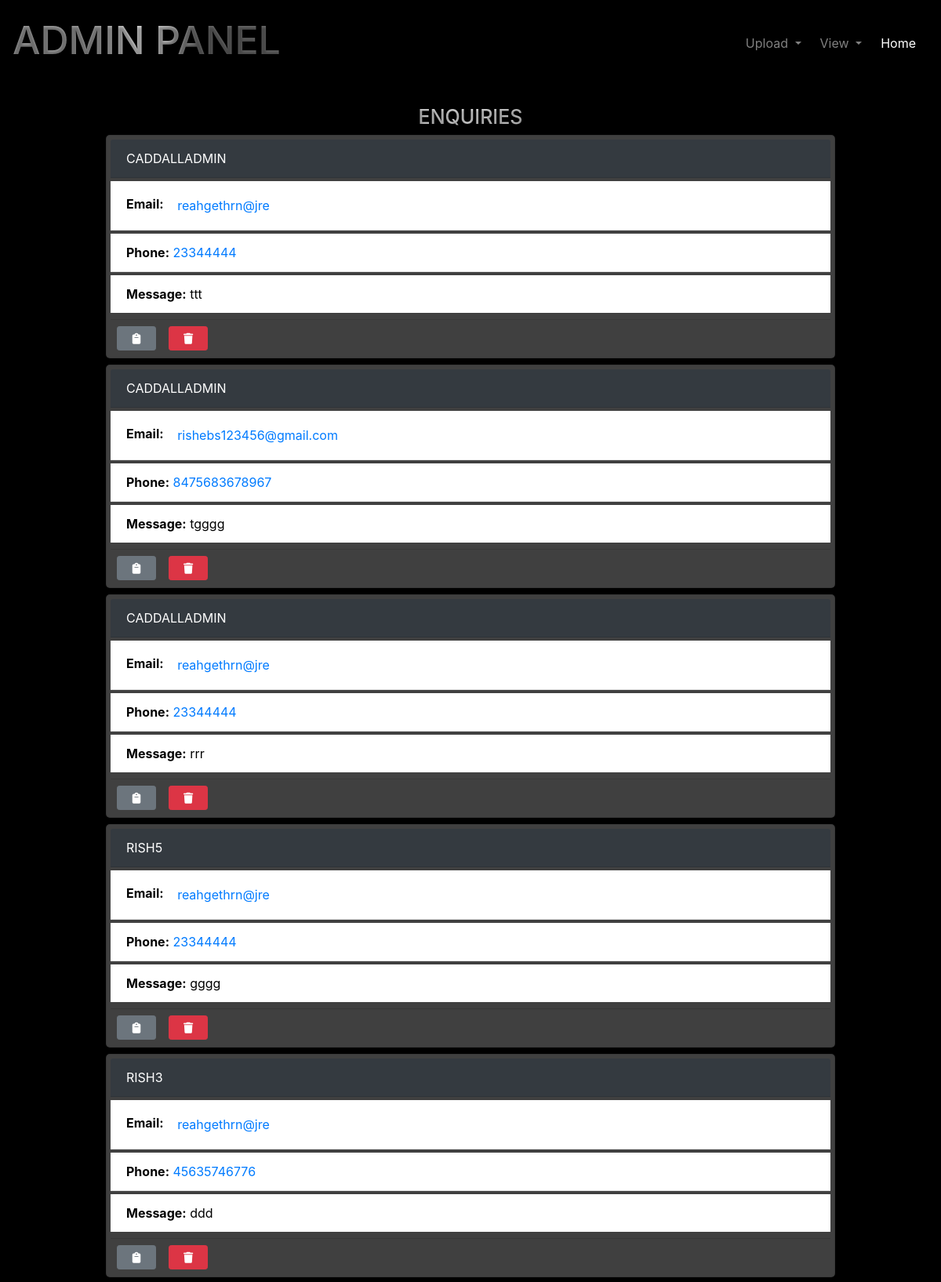
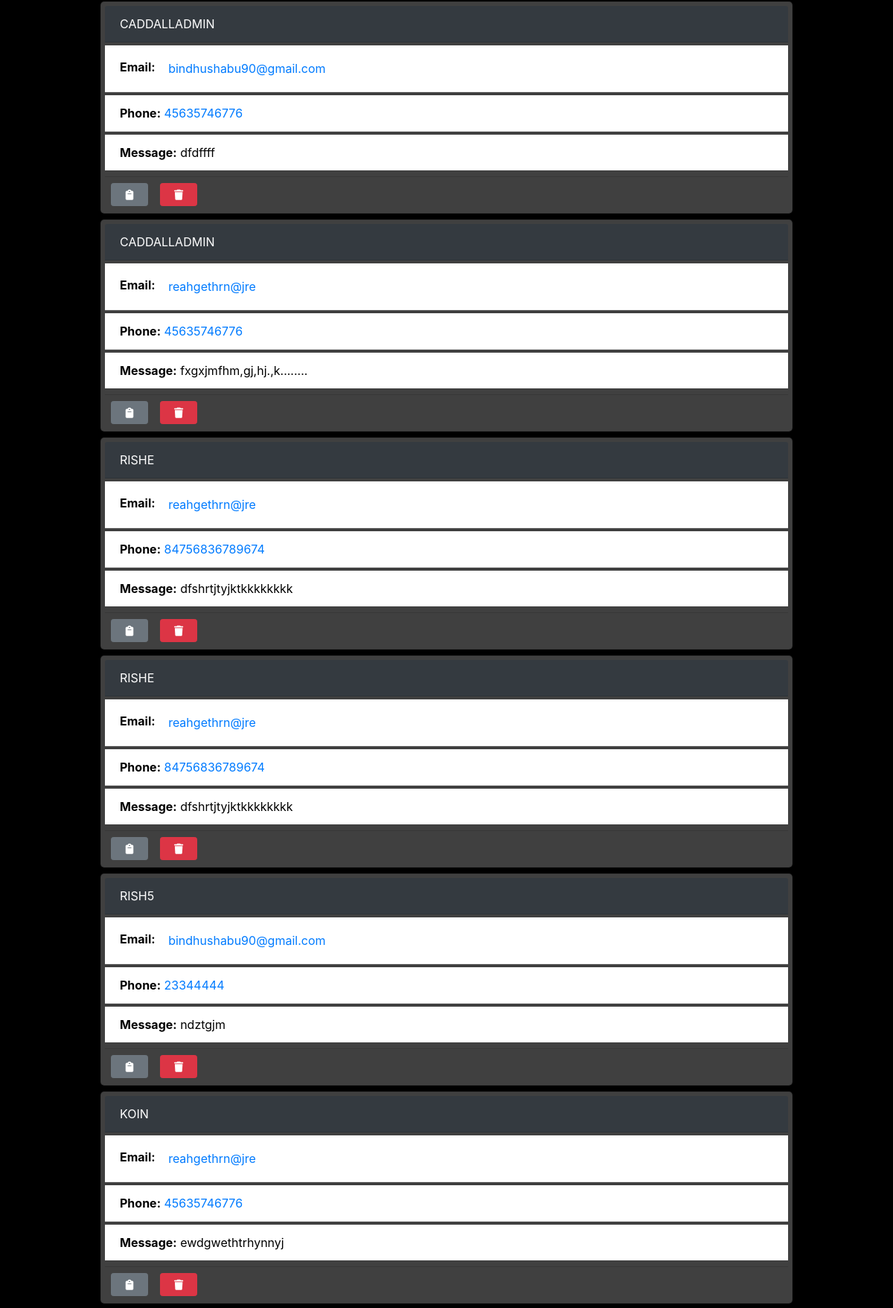
Screenshot of //dashboard (upper part) with the database file from the repository (2 pictures, top to bottom).
### credential/models.py (models this page shows, shortened)
class Cad(models.Model):
    name=models.CharField(max_length=250)
    email=models.CharField(max_length=250)
    phone=models.IntegerField(max_length=15)
    message=models.TextField(max_length=500,null=True,blank=True)
    created_at = models.DateTimeField(auto_now_add=True)

### credential/views.py (the view)
# urls.py: path('/dashboard',views.dashboard,name='dashboard'),
def dashboard(request):
    enquire = Cad.objects.all().order_by('-created_at')
    context = {
        'enquiry_list': enquire
    }
    return render(request,"dashboard.html",context)

### templates/dashboard.html (shortened to what this page needs)
{% load static %}
<!DOCTYPE html>
<html lang="en">
<head>
    <link rel="stylesheet" href="https://cdnjs.cloudflare.com/ajax/libs/font-awesome/6.5.2/css/all.min.css" />
    <link rel="stylesheet" href="https://cdnjs.cloudflare.com/ajax/libs/font-awesome/5.15.4/css/all.min.css">
    <link rel="stylesheet" href="node_modules/@fortawesome/fontawesome-free/css/all.min.css">
    <link rel="stylesheet" href="https://maxcdn.bootstrapcdn.com/bootstrap/4.5.2/css/bootstrap.min.css">
    <link rel="stylesheet" href="https://cdn.jsdelivr.net/npm/bootstrap@4.6.2/dist/css/bootstrap.min.css">
    <link rel="stylesheet" href="{% static 'style1.css' %}">
</head>
<body>
<div class="sticky-top shadow-sm">
    <nav class="navbar navbar-expand-lg navbar-dark py-3">
        <a  class="navbar-brand">
            <h1 class="steel-text">ADMIN PANEL</h1>
        </a>
        <div class="collapse navbar-collapse" id="navbarCollapse">
            <div class="navbar-nav ms-auto py-0">
                <div class="nav-item dropdown">
                    <a href="#" class="nav-link dropdown-toggle mr-2" id="navbarDropdown" role="button" data-bs-toggle="dropdown" aria-expanded="false">
                        Upload
                    </a>
                </div>
                <div class="nav-item dropdown">
                    <a href="#" class="nav-link dropdown-toggle mr-2" id="navbarDropdown2" role="button" data-bs-toggle="dropdown" aria-expanded="false">
                        View
                    </a>
                </div>
                <a href="{% url 'credential:index' %}" class="nav-item nav-link active mr-2">Home</a>
            </div>
        </div>
    </nav>
</div>
<h3 class="steel-text mt-4 text-center">ENQUIRIES</h3>
<div class="container col-md-10 mb-5">
    {% for i in enquiry_list %}
        <div class="card mb-2">
            <div class="card-header bg-dark text-white text-uppercase mb-1">
                {{i.name}}
            </div>
            <ul class="list-group list-group-flush">
                <li class="list-group-item mb-1"><strong>Email:</strong> <a href="mailto:{{i.email}}" class="btn btn-link" id="copyEmail">{{i.email}}</a></li>
                <li class="list-group-item mb-1">
                <strong>Phone:</strong>
                <a href="tel:{{ i.phone }}" class="text-decoration-none">{{ i.phone }}</a>
                </li>
                <li class="list-group-item mb-2"><strong>Message:</strong> {{i.message}}</li>
            </ul>
            <div class="d-flex justify-content-start ml-2 mb-1">
                <button class="btn btn-secondary btn-sm mt-2" style="width:50px;" onclick="copyCardInfo('{{i.name}}', '{{i.email}}', '{{i.phone}}', '{{i.message}}')"><i class="fa-solid fa-clipboard"></i></button>
                <button class="btn btn-danger btn-sm mt-2 ml-3" style="width:50px;" onclick="deleteEnquiry('{{i.id}}')"><i class="fa-solid fa-trash"></i></button>
            </div>
        </div>
    {% endfor %}
</div>
</body>
</html>

### static/style1.css (style rules this page uses)
.card { background-color:dark; padding:5px; border-radius:5px; title-color:grey }

### templates/dashboard.html (style rules this page uses)
body { background-color: black; background-size: cover; background-repeat: no-repeat; background-attachment: fixed; color: white; }
.navbar { background-color: black }
.steel-text { color: transparent; background: linear-gradient(to right, #999 30%, #ddd 50%, #666 70%); -webkit-background-clip: text; background-clip: text; text-shadow: 0 2px 3px rgba(0, 0, 0, 0.3); }
.card { background-color: rgba(128, 128, 128, 0.5); }
.card .card-header, .card .list-group-item { color: black; }
@media (min-width: 768px) { .navbar-nav { margin-left: auto; } }
@media (min-width: 992px) { .container { width: 80%; margin: auto; } }
@media (min-width: 992px) { .navbar-brand h1 { font-size: 50px; } }
@media (min-width: 992px) { .steel-text { font-size: 25px; margin-left: auto; margin-right: auto; } }
@media (min-width: 992px) { .col-md-10 { margin-left: auto; margin-right: auto; } }

### rows the page displays
Cad: name "CADDALLADMIN", email "reahgethrn@jre", phone "23344444", message "ttt"
Cad: name "CADDALLADMIN", email "rishebs123456@gmail.com", phone "8475683678967", message "tgggg"
Cad: name "CADDALLADMIN", email "reahgethrn@jre", phone "23344444", message "rrr"
Cad: name "RISH5", email "reahgethrn@jre", phone "23344444", message "gggg"
Cad: name "RISH3", email "reahgethrn@jre", phone "45635746776", message "ddd"
Cad: name "CADDALLADMIN", email "bindhushabu90@gmail.com", phone "45635746776", message "dfdffff"
Cad: name "CADDALLADMIN", email "reahgethrn@jre", phone "45635746776", message "fxgxjmfhm,gj,hj.,k........"
Cad: name "RISHE", email "reahgethrn@jre", phone "84756836789674", message "dfshrtjtyjktkkkkkkkk"
Cad: name "RISHE", email "reahgethrn@jre", phone "84756836789674", message "dfshrtjtyjktkkkkkkkk"
Cad: name "RISH5", email "bindhushabu90@gmail.com", phone "23344444", message "ndztgjm"
Cad: name "KOIN", email "reahgethrn@jre", phone "45635746776", message "ewdgwethtrhynnyj"
